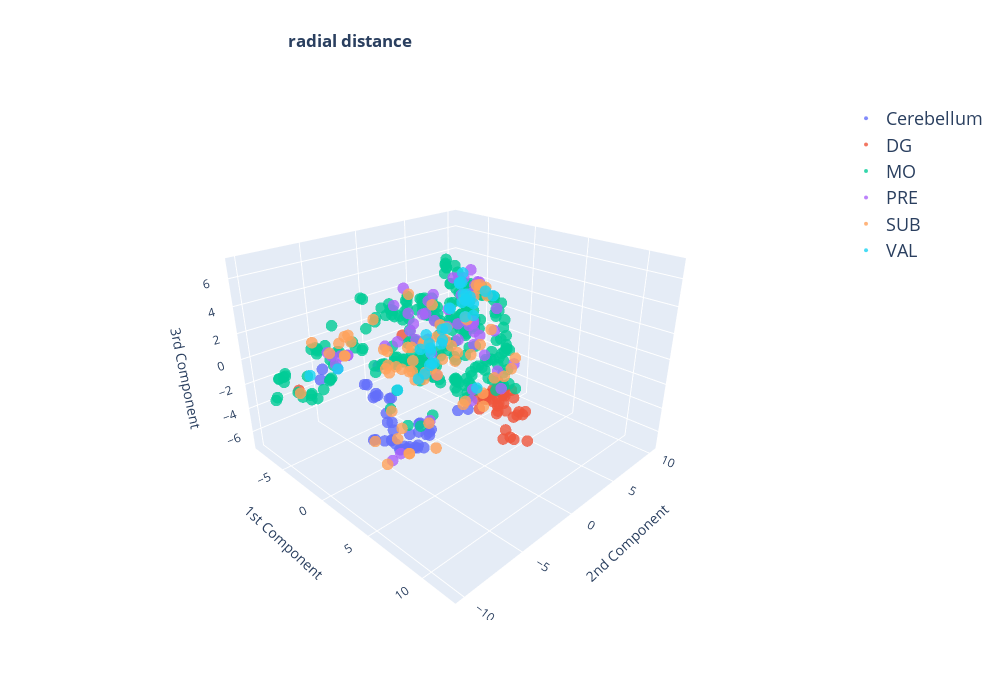
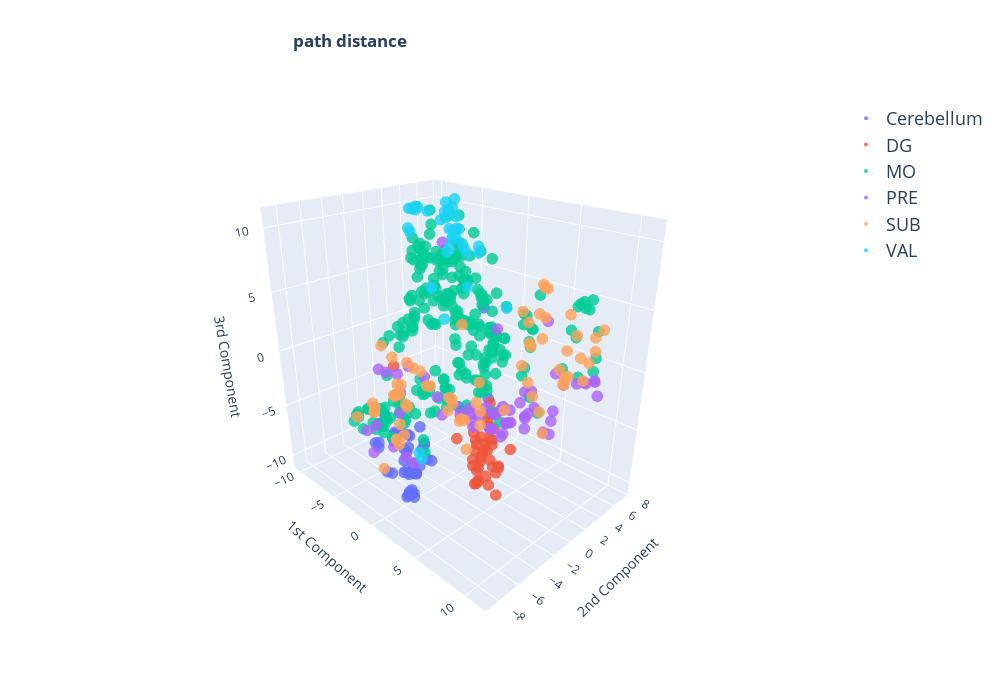

Write notebook code for charts like these, in order.
### Markdown cell above
###### Plotting t-SNE visualization following different labels or metrics

### Code cell
curr_labels = idx_labels_merged_regs #idx_labels_m_types #idx_labels_merged_regs #idx_labels_regs
for metric in data_embedded.keys():
    tmp_embedded_data = data_embedded[metric]
    all_data = []
    for lab in curr_labels.keys():
        print(lab)
        # Create the 3D scatter plot
        all_data.append(go.Scatter3d(
                        x = tmp_embedded_data[curr_labels[lab],0],
                        y = tmp_embedded_data[curr_labels[lab],1],
                        z = tmp_embedded_data[curr_labels[lab],2],
                        mode = 'markers',
                        marker = dict(size = 4, opacity = 0.8),
                        name = lab,
                        showlegend = True))
    fig = go.Figure(data = all_data)
    fig.update_layout(width = 1000,
                      height = 700,
                      legend = dict(font = dict(size = 18)),
                      scene=dict(
                            xaxis_title = '1st Component',
                            yaxis_title = '2nd Component',
                            zaxis_title = '3rd Component',
                            camera = dict(
                                    eye=dict(x=1.5, y=-1.5, z=1),
                                    center=dict(x=0, y=0, z=0),
                                    up=dict(x=0, y=0, z=1)
                            )
                      ),
                      title={'text': '%s'%('<b>radial distance</b>' if metric == 'rad' else '<b>path distance</b>'),
                            'x': 0.35,
                            'y': 0.95,
                            'xanchor': 'center',
                            'yanchor': 'top'
                       }
                     )
#     fig.write_image("../Results/Figures/tSNE_all_regs_%s.png"%metric)
    fig.show()
